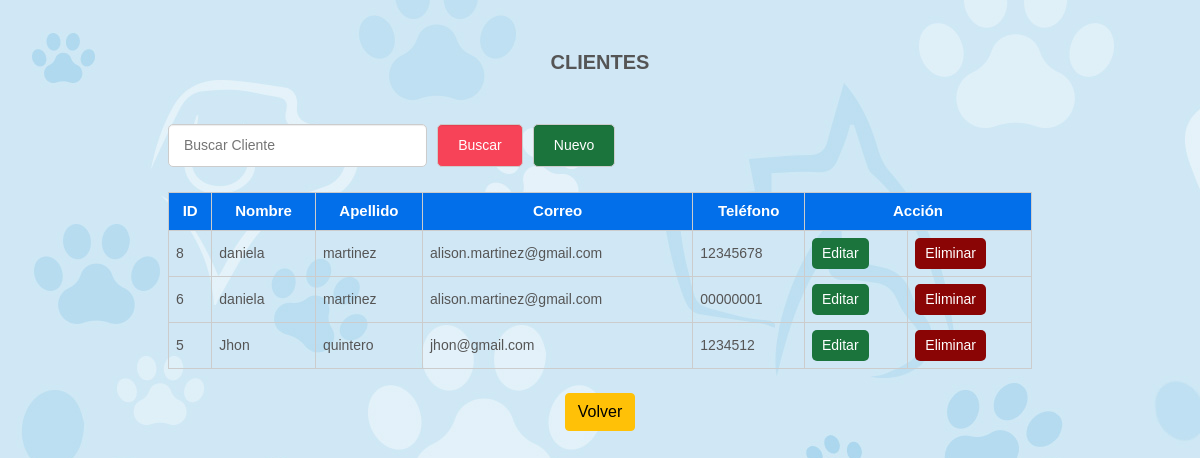
The page /indexc.php on the database its author committed.
### tables this page shows
CREATE TABLE `usuario` (
  `id_usuario` int(4) NOT NULL,
  `nombre_usu` varchar(200) NOT NULL,
  `apellido_usu` varchar(200) NOT NULL,
  `correo_usu` varchar(200) NOT NULL,
  `telefono_usu` varchar(10) NOT NULL
);

### indexc.php (the view, shortened to what this page needs)
<?php
	include_once 'conexion.php';
	$sentencia_select=$conexion->prepare('SELECT *FROM usuario ORDER BY id_usuario DESC');
	$sentencia_select->execute();
	$resultado=$sentencia_select->fetchAll();
?>
<!DOCTYPE html>
<html lang="es">
<head>
	<link rel="stylesheet" href="css/estilos.css">
    <link href="https://cdn.jsdelivr.net/npm/bootstrap@5.0.0-beta3/dist/css/bootstrap.min.css" rel="stylesheet">
	<link rel="stylesheet" href="css/estilos.css">
</head>
<body>
	<div class="contenedor">
		<h1>CLIENTES</h1>
		<center>
		<div class="barra__buscador">
			<form action="" class="formulario" method="post">
				<input type="text" name="buscar" placeholder="Buscar Cliente"
				value="<?php if(isset($buscar_text)) echo $buscar_text; ?>" class="input__text">
				<input type="submit" class="btn" name="btn_buscar" value="Buscar" style="background-color:#F74358;">
				<a href="insert.php" class="btn btn__nuevo" style="background-color:#DAF7A6;">Nuevo</a>
			</form>
		</div>
		</center>
		<center>
		<table>
			<tr class="head">
				<td style="background-color:#026FEA;">ID</td>
				<td style="background-color:#026FEA;">Nombre</td>
				<td style="background-color:#026FEA;">Apellido</td>
				<td style="background-color:#026FEA;">Correo</td>
				<td style="background-color:#026FEA;">Teléfono</td>
				<td colspan="2" style="background-color:#026FEA;">Acción</td>
			</tr>
			<?php foreach($resultado as $fila):?>
				<tr >
					<td><?php echo $fila['id_usuario']; ?></td>
					<td><?php echo $fila['nombre_usu']; ?></td>
					<td><?php echo $fila['apellido_usu']; ?></td>
					<td><?php echo $fila['correo_usu']; ?></td>
					<td><?php echo $fila['telefono_usu']; ?></td>
					<td><a href="update.php?id_usuario=<?php echo $fila['id_usuario']; ?>"  class="btn__update" >Editar</a></td>
					<td><a href="delete.php?id_usuario=<?php echo $fila['id_usuario']; ?>" class="btn__delete">Eliminar</a></td>
				</tr>
			<?php endforeach ?>
		</table>
		</center>
		<center>
			<br><a class="btn btn-warning" href="principal.php" role="button">Volver</a><br><br>
		</center>
	</div>
</body>
</html>

### css/estilos.css (style rules this page uses)
* { padding: 0; margin: 0px; box-sizing: border-box; }
body { background-image: url(../image/fondo.jpg); font-family: 'Raleway',sans-serif; font-size: 16px; }
a { text-decoration: none; }
.contenedor { width: 80%; max-width: 1000px; margin: 30px auto; overflow: hidden; }
h1 { display: block; margin-top: 20px; margin-bottom: 20px; text-align: center; font-size: 20px; font-family: 'Raleway', sans-serif; font-weight: bold; color: #555; }
.barra__buscador { width: 100%; margin-top: 50px; margin-bottom: 10px; }
.formulario { display: flex; width: 90%; overflow: hidden; }
form .input__text { width: 90%; border: 1px solid #ccc; border-radius: 5px; box-shadow: 0 1px 1px rgba(0, 0, 0, 0.075) inset; color: #848688; display: block; font-size: 14px; margin-bottom: 15px; padding: 10px 15px; max-width: 30%; margin-right: 10px; outline: medium none; }
form .btn { border: 1px solid #ccc; border-radius: 5px; box-shadow: 0 1px 1px rgba(0, 0, 0, 0.075) inset; color: #fff; display: block; font-size: 14px; background: rgb(3, 113, 163); margin-bottom: 15px; padding: 10px 20px; margin-right: 10px; outline: medium none; cursor: pointer; text-align: left; }
.btn__nuevo { float: right; background: #1b743c !important; }
table { width: 90%; border-collapse: collapse; }
table .head { background: rgb(3, 113, 163); }
table .head td { color: #fff; font-family: 'Raleway',sans-serif; font-weight: bold; font-size: 15px; text-align: center; }
table tr td { border:1px solid #ccc; padding: 7px; font-size: 14px; color: #555; }
.btn__update { display: inline-block; font-size: 14px; background: #1b743c; color: #fff; border-radius: 5px; padding: 5px 10px; }
.btn__delete { display: inline-block; font-size: 14px; background: #8a0505; color: #fff; border-radius: 5px; padding: 5px 10px; }

### rows shown on the page
usuario: id_usuario "8", nombre_usu "daniela", apellido_usu "martinez", correo_usu "alison.martinez@gmail.com", telefono_usu "12345678"
usuario: id_usuario "6", nombre_usu "daniela", apellido_usu "martinez", correo_usu "alison.martinez@gmail.com", telefono_usu "00000001"
usuario: id_usuario "5", nombre_usu "Jhon", apellido_usu "quintero", correo_usu "jhon@gmail.com", telefono_usu "1234512"
